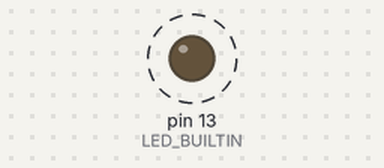
A sketch run on a simulated Arduino Uno, built with avr-gcc and run on an emulated ATmega328P. Parts: output pins drawn as LEDs (lit = HIGH). Dashed ring = blinking. What the sketch prints to the serial monitor is not drawn.

Above: at 0.2 s.
Timing chart, 0 to 3.0 s (numbered marks = the images above):
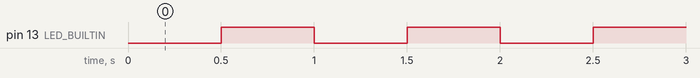

The sketch:

week4_ex_code1.ino
```cpp
void setup() {
  // initialize both serial ports:
  Serial.begin(9600);
  Serial.print("-------------------\n");
  Serial.print("Hello Arduino Land");
  Serial.print("-------------------\n");
  pinMode(LED_BUILTIN, OUTPUT);
}

int count = 0;
int ledState = HIGH;
String countString = String(count);

void loop() {

    if(ledState == HIGH) {
       ledState = LOW;
    }
    else {
       ledState = HIGH;
    }
    digitalWrite(LED_BUILTIN, ledState);
    digitalWrite(LED_BUILTIN, ledState);
    //countString = String(count);
    Serial.print(count);
    Serial.print("\n");
    count ++;
    delay(500);
  }
```

Measured:
- by itself, pin 13 (LED_BUILTIN): alternates HIGH for 0.50 s and LOW for 0.50 s
